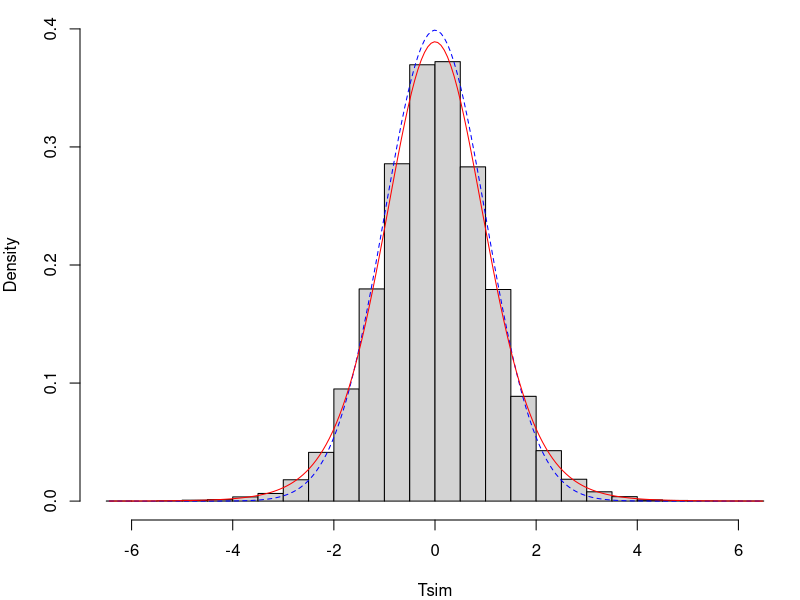

Write the R code that produced this figure.
## ----setup,echo=F,results=F,cache=F--------------------------------------
# library(broman) # used for myround 

## ----reconstruct_variables,echo=F----------------------------------------
L <- read.table(file="life_expectancy.txt",header=TRUE)
L_fit <- lm(Total~Year,data=L)
L_detrended <- L_fit$residuals
U <- read.table(file="unemployment.csv",sep=",",header=TRUE)
U_annual <- apply(U[,2:13],1,mean)
U_detrended <- lm(U_annual~U$Year)$residuals
L_detrended <- subset(L_detrended,L$Year %in% U$Year)
lm1 <- lm(L_detrended~U_detrended)

## ----lm------------------------------------------------------------------
c1 <- summary(lm(L_detrended~U_detrended))$coefficients ; c1
beta_U <- c1["U_detrended","Estimate"]
SE_U <- c1["U_detrended","Std. Error"]
z <- qnorm(1-0.05/2) # for a 95% CI using a normal approximation
cat("CI = [", beta_U - z * SE_U, ",", beta_U + z * SE_U, "]")

## ----sim-----------------------------------------------------------------
N <- 50000 ; sigma <- 1 ; d <- 10 ; set.seed(23)
X <- matrix(rnorm(N*(d+1),mean=0,sd=sigma),nrow=N)

## ----T_eval--------------------------------------------------------------
T_evaluator <- function(x) x[d+1] / sqrt(sum(x[1:d]^2)/d) 

## ----T_sim---------------------------------------------------------------
Tsim <- apply(X,1,T_evaluator)

## ----T_plot_code,echo=T,eval=F-------------------------------------------
## hist(Tsim,freq=F,main="",
##   breaks=30,ylim=c(0,0.4))
## x <- seq(length=200,
##   min(Tsim),max(Tsim))
## lines(x,dnorm(x),
##   col="blue",
##   lty="dashed")
## lines(x,dt(x,df=d),
##   col="red")

## ----T_plot,echo=F,eval=T,fig.width=4,fig.height=3,out.width="2.5in"-----
par(mai=c(0.8,0.8,0.1,0.1))
hist(Tsim,freq=F,main="",
  breaks=30,ylim=c(0,0.4))
x <- seq(length=200,
  min(Tsim),max(Tsim))
lines(x,dnorm(x),
  col="blue",
  lty="dashed")
lines(x,dt(x,df=d),
  col="red")

## ----range---------------------------------------------------------------
range(Tsim)

## ----tail_z--------------------------------------------------------------
2*(1-pnorm(5))
2*(1-pnorm(6))

## ----tail_t--------------------------------------------------------------
2*(1-pt(5,df=d))
2*(1-pt(6,df=d))

